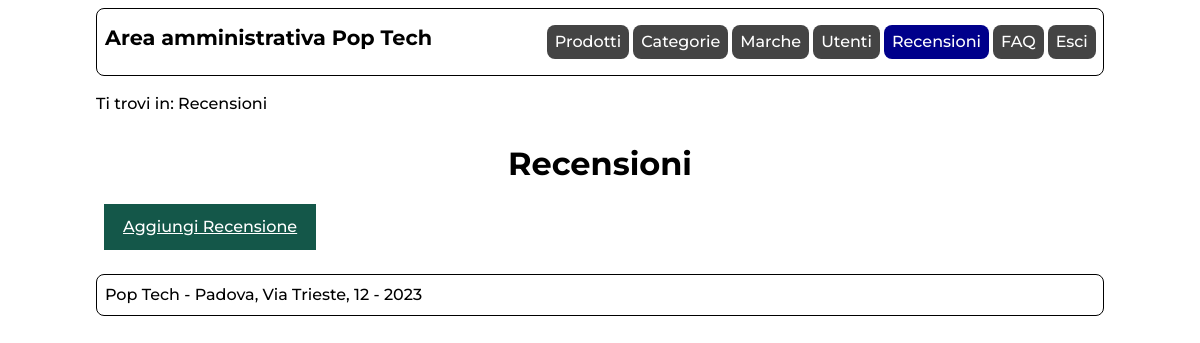
The page /admin/recensioni.php (signed in) on the database as committed earlier.
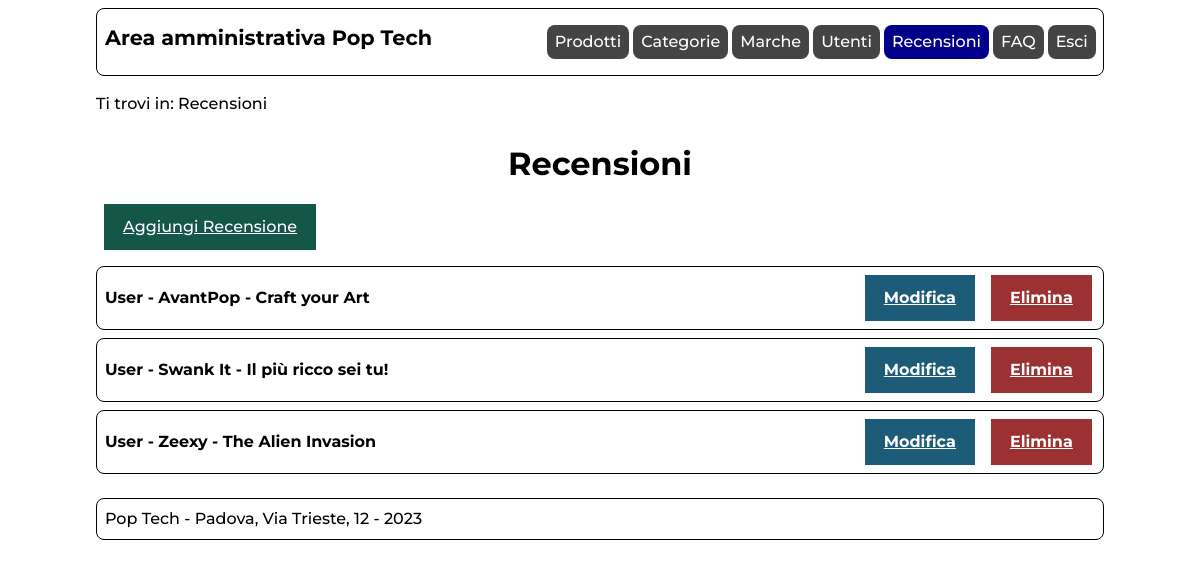
The same page on the database as committed later.
### tables this page shows
CREATE TABLE `recensione` (
  `ID` int(11) UNSIGNED NOT NULL,
  `prodotto` int(10) UNSIGNED NOT NULL,
  `utente` int(10) UNSIGNED NOT NULL,
  `contenuto` text,
  `punteggio` decimal(2,1) UNSIGNED NOT NULL DEFAULT '0.0'
);

CREATE TABLE `utente` (
  `ID` int(10) UNSIGNED NOT NULL,
  `nome` varchar(200) NOT NULL,
  `username` varchar(200) NOT NULL,
  `email` varchar(200) NOT NULL,
  `password` varchar(200) NOT NULL,
  `admin` tinyint(1) NOT NULL
);

CREATE TABLE `prodotto` (
  `ID` int(10) UNSIGNED NOT NULL,
  `nome` varchar(400) NOT NULL,
  `immagine` varchar(300) NOT NULL,
  `keywords` varchar(500) DEFAULT NULL,
  `descrizione` text NOT NULL,
  `origine` varchar(100) NOT NULL,
  `marca` int(10) UNSIGNED NOT NULL,
  `modello` varchar(100) NOT NULL,
  `dimensione` varchar(200) DEFAULT NULL,
  `peso` varchar(100) DEFAULT NULL,
  `categoria` int(10) UNSIGNED NOT NULL,
  `prezzo` decimal(5,2) UNSIGNED NOT NULL
);

### includes/connection.php (called while the page is built, shortened)
<?php
class DBAccess{
    private $connection;
    public function open_connection(){
        $this->connection = mysqli_connect(DBAccess::HOST_DB, DBAccess::USERNAME, DBAccess::PASSWORD, DBAccess::DATABASE_NAME);
        if(mysqli_connect_errno()) {
            echo "Errore di connessione al database: " . mysqli_connect_error();
            return false;
        }
        else{
            return true;
        }
    }
    public function exec_select_query($query){
        $res = mysqli_query($this->connection, $query) or die("Errore DB: ".mysqli_error($this->connection));
        if(mysqli_num_rows($res)==0){
            return array();
        }else{
            $resArray = array();
            while($row = mysqli_fetch_assoc($res)){
                array_push($resArray,$row);
            }
            return $resArray;
        }
    }
}
?>

### admin/recensioni.php (the view, shortened to what this page needs)
<?php
    require_once "../includes/connection.php";
    require_once "../includes/utilities.php";
    $template = file_get_contents('layouts/layout.html');
    $pageID = 'recensioni';
    $title = "Pop Tech";
    $breadcrumbs = '<p>Ti trovi in: Recensioni</p>';
    if(!isLoggedIn(true)){
        $content = getAdminLoggedOutError();
    }else{
        $content = "<h1>Recensioni</h1>";
        $content .= '<a href="recensione.php" class="btn btn-green">Aggiungi Recensione</a>';
        $connection = new DBAccess();
        if($connection->open_connection()){
            $reviews = $connection->exec_select_query('SELECT recensione.id, utente.nome AS user, prodotto.nome AS product FROM recensione, prodotto, utente WHERE recensione.utente=utente.id AND recensione.prodotto=prodotto.id;');
            foreach($reviews as $review){
                $content .= '<div class="listItem">';
                    $content .= '<span>'.$review['user'].' - ';
                    $content .= parse_lang($review['product']).'</span>';
                    $content .= '<span><a href="recensione.php?id='.$review['id'].'" class="btn btn-info" title="Modifica '.parse_lang($review['product'],true).' di '.$review['user'].'">Modifica</a>';
                    $content .= '<a href="delete.php?id='.$review['id'].'&type=recensione" class="btn btn-danger" title="Elimina '.parse_lang($review['product'],true).' di '.$review['user'].'">Elimina</a></span>';
                $content .= '</div>';
            }
        }else{
            $content .= getDBConnectionError(true);
        }
    }
    $menu = get_admin_menu();
    $template = str_replace('{{menu}}',$menu,$template);
    $template = str_replace('{{onload}}','',$template);
    $template = str_replace('{{pageID}}',$pageID,$template);
    $template = str_replace('{{title}}',$title,$template);
    $template = str_replace('{{breadcrumbs}}',$breadcrumbs,$template);
    $template = str_replace('{{content}}',$content,$template);
    echo $template;
?>

### includes/utilities.php (shortened to what this page needs)
<?php
require_once('connection.php');
function parse_lang(String $string, bool $delete=false){
    if($delete){
        $replaceStart = '';
        $replaceEnd = '';
    }else{
        $replaceStart = '<span lang="${2}">';
        $replaceEnd = '</span>';
    }
    $string = preg_replace('/\[\/.{2}\]/', $replaceEnd, $string);
    $string = preg_replace('/(\[)([a-z]{2})(\])/', $replaceStart, $string);
    return $string;
}
function get_admin_menu(){
    $menu = '<ul>';
    $links = ["index.php","categorie.php","marche.php","utenti.php","recensioni.php","faqs.php"];
    $names = ["Prodotti","Categorie","Marche","Utenti","Recensioni","FAQ"];
    $langs = ["","","","","","en"];
    $nLinks = count($links);
    $strToRemove = ROOT_FOLDER."admin/";
    $currentPage = str_replace($strToRemove,"",$_SERVER['REQUEST_URI']);
    for($i=0;$i<$nLinks;$i++){
        if($currentPage==$links[$i] || ($currentPage=='' && $links[$i]=='index.php') ){
            $menu .= '<li id="currentLink" '.(($langs[$i])?'lang="'.$langs[$i].'"':'').'>'.$names[$i].'</li>';
        }else{
            $menu .= '<li><a href="'.$links[$i].'" '.(($langs[$i])?'lang="'.$langs[$i].'"':'').'>'.$names[$i].'</a></li>';
        }
    }
    if(isLoggedIn(true)){
        $menu .= '<li><a href="logout.php" class="button">Esci</a></li>';
    }else{
        $menu = '<ul><li><a href="login.php" class="button">Accedi</a></li>';
    }
    $menu .= '</ul>';
    return $menu;
}
function isLoggedIn(bool $isAdmin=false){
    if(isset($_SESSION['user'])){
        $connection = new DBAccess();
        if($connection->open_connection()){
            $id = $_SESSION['user'];
            $users = $connection->exec_select_query("SELECT id,admin FROM utente WHERE id=$id");
            if(count($users)>0){
                $user = $users[0];
                if($isAdmin){
                    return $user['admin']==1;
                }else{
                    return true;
                }
            }else{
                return false;
            }
        }else{
            return false;
        }
    }else{
        return false;
    }
}
?>

Rows that differ between the two databases and show on the page:
added recensione: utente.nome "User", prodotto.nome "AvantPop - Craft your Art"
added recensione: utente.nome "User", prodotto.nome "Swank It - Il più ricco sei tu!"
added recensione: utente.nome "User", prodotto.nome "Zeexy - The Alien Invasion"
